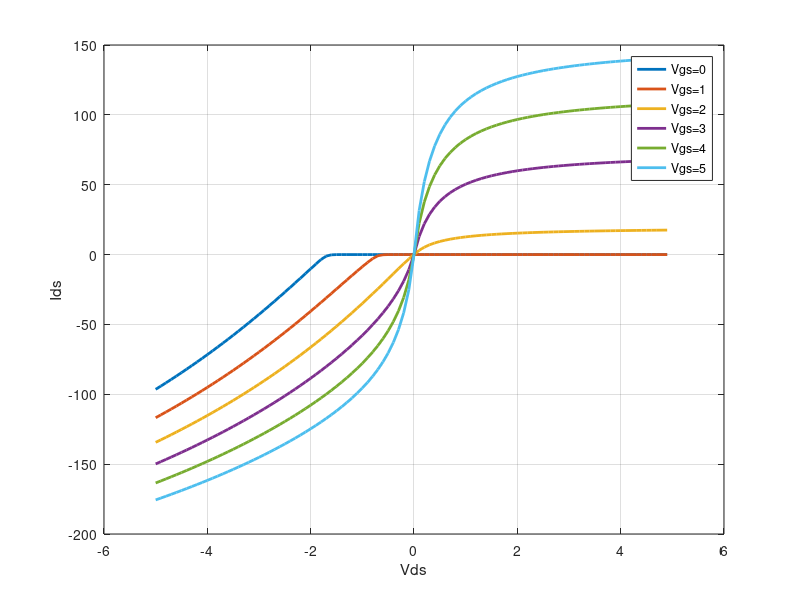

Write the MATLAB code that produced this figure.
cur=0.85/3.6*0.069*75/80*295;
x0=0.31;
x1=0.255;
T=25;


    Vds=zeros();
    Vds(1)=-5;
    for k=1:1:99
        Vds(k+1)=Vds(k)+0.1;
    end

Vgs=0;
for k=1:1:6
  
    Ids=zeros();
    for n=1:1:100
        if Vds(n)==0
            Vds(n)=0.001;
        end
        if Vds(n)>0
            Ids(n)=cur*(0.8*((T-25+273)/300)^-2.7)*log(1+exp(26*(Vgs-7.9+6.2)))*Vds(n)/(1+max((x0+x1*(Vgs+4.1)),0.2)*Vds(n));
        else
            Ids(n)=-cur*(0.8*((T-25+273)/300)^-2.7)*log(1+exp(21*((Vgs-Vds(n))-7.9+6.2)))*(-Vds(n))/(1+max((x0+x1*((Vgs-Vds(n))+6.1)),0.2)*(-Vds(n)));
        end
    end
    Vgs=Vgs+1;
    
    plot(Vds,Ids,'linewidth', 2);
    hold on;

end
xlabel('Vds');
ylabel('Ids');
grid on;
legend('Vgs=0','Vgs=1','Vgs=2','Vgs=3','Vgs=4','Vgs=5','Vgs=6');